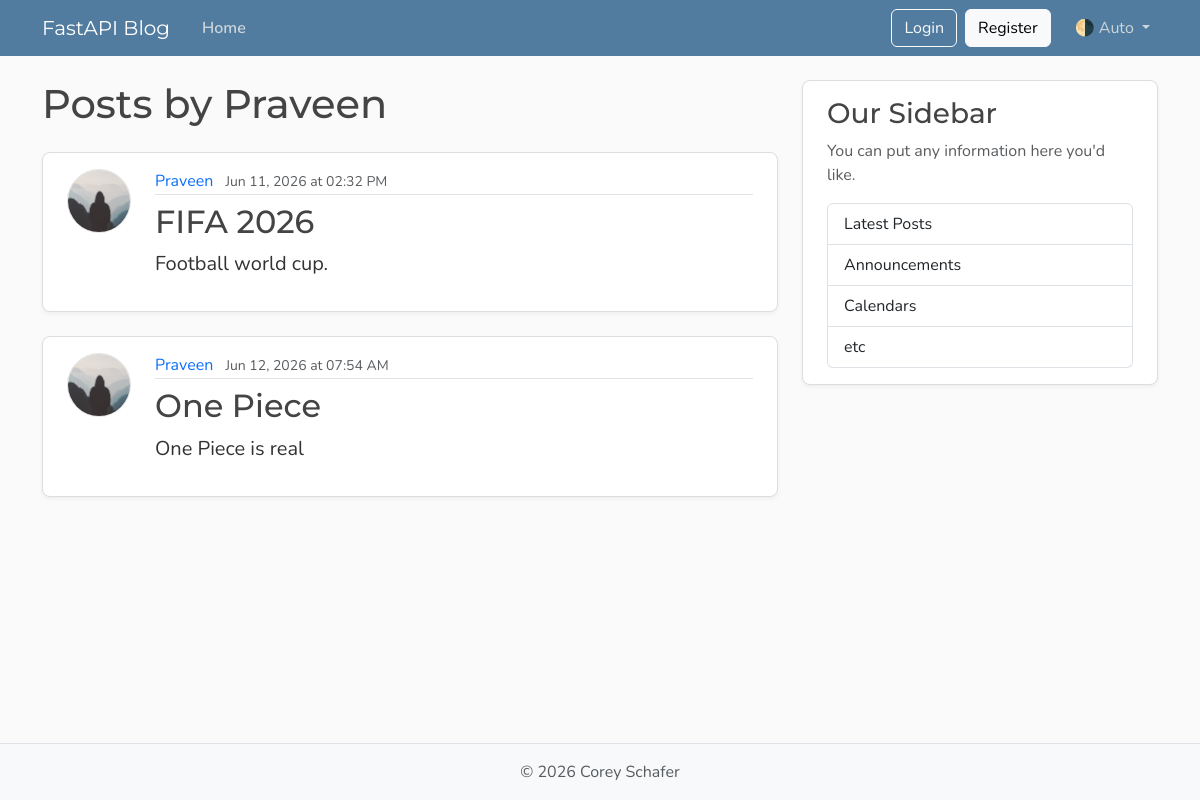
The page /users/2/posts on the database as committed earlier.
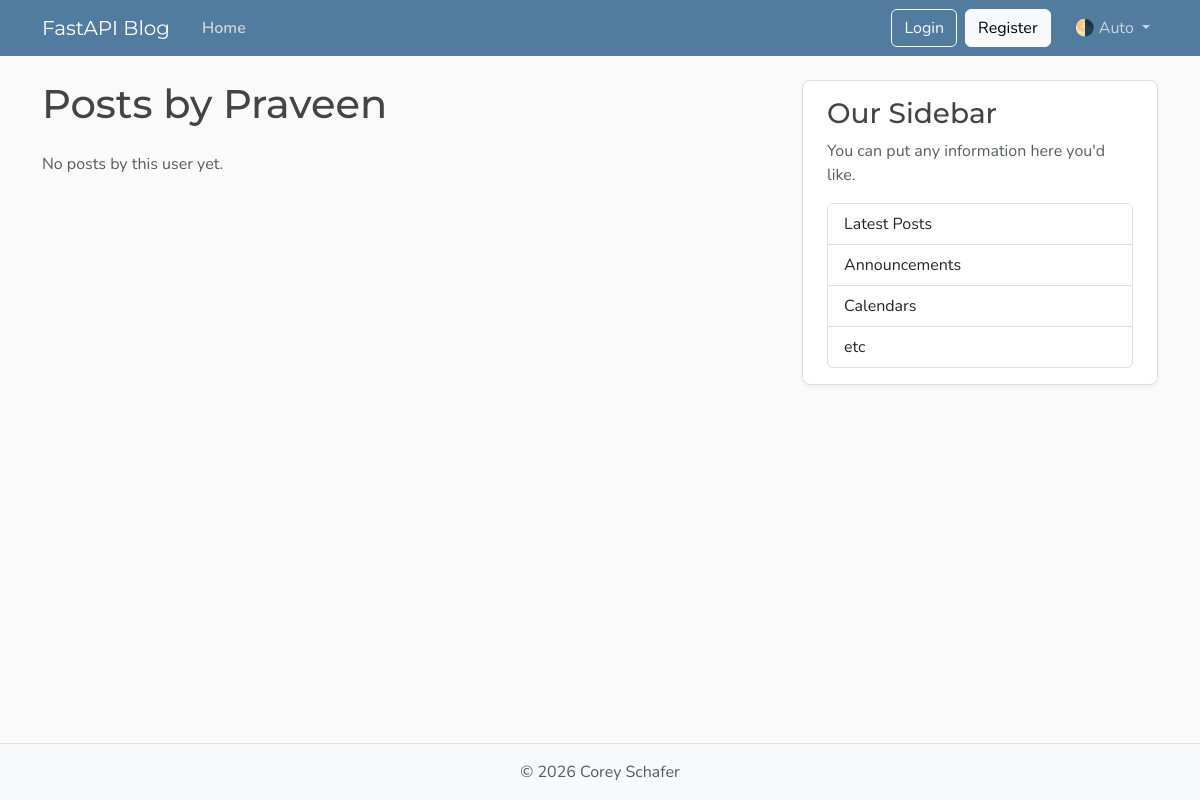
The same page on the database as committed later.
### models.py (models this page shows, shortened)
class Post(Base):
    __tablename__ = "posts"
    id: Mapped[int] = mapped_column(Integer, primary_key=True, index=True)
    title: Mapped[str] = mapped_column(String(100), nullable=False)
    content: Mapped[str] = mapped_column(Text, nullable=False)
    user_id: Mapped[int] = mapped_column(
        ForeignKey("users.id"), nullable=False, index=True
    )
    date_posted: Mapped[datetime] = mapped_column(
        DateTime(timezone=True),
        default=lambda: datetime.now(UTC)
    )
    author: Mapped[User] = relationship(back_populates="posts")

class User(Base):
    __tablename__ = "users"
    id: Mapped[int] = mapped_column(Integer, primary_key=True, index=True)
    username: Mapped[str] = mapped_column(String(50), unique=True, nullable=False)
    email: Mapped[str] = mapped_column(String(120), unique=True, nullable=False)
    password_hash: Mapped[str] = mapped_column(String(200), nullable=False)
    image_file: Mapped[str | None] = mapped_column(String(200), nullable=True, default=None)
    posts: Mapped[list[Post]] = relationship(
        back_populates="author",
        cascade="all, delete-orphan"
    )

### main.py (the view)
@app.get(
    "/users/{user_id}/posts",
    include_in_schema=False,
    name="user_posts",
)
async def user_posts_page(
    request: Request,
    user_id: int,
    db: Annotated[AsyncSession, Depends(get_db)],
):
    user = (
        await db.execute(
            select(models.User).where(
                models.User.id == user_id
            )
        )
    ).scalars().first()
    if not user:
        raise HTTPException(
            status_code=status.HTTP_404_NOT_FOUND,
            detail="User not found",
        )
    posts_db = (
        await db.execute(
            select(models.Post)
            .options(joinedload(models.Post.author))
            .where(models.Post.user_id == user_id)
        )
    ).scalars().all()
    return templates.TemplateResponse(
        request=request,
        name="user_posts.html",
        context={
            "user": user,
            "posts": posts_db,
            "title": f"{user.username}'s Posts",
        },
    )

### templates/user_posts.html
{% extends "layout.html" %}
{% block content %}
    <h1 class="mb-4">Posts by {{ user.username if user else "User" }}</h1>
    <div id="postsContainer">
        {% for post in posts %}
            <article class="content-section py-3 px-4 mb-4">
                <div class="d-flex align-items-start gap-4">
                    <img class="rounded-circle article-img flex-shrink-0"
                         src="{{ post.author.image_path if post.author.image_path else url_for('static', path='profile_pics/default.jpg') }}"
                         alt="{{ post.author.username }}'s profile picture"
                         width="64"
                         height="64"
                         loading="lazy">
                    <div class="flex-grow-1">
                        <div class="article-metadata mb-2">
                            <a class="me-2" href="/users/{{ post.author.id }}/posts">{{ post.author.username }}</a>
                            <small class="text-body-secondary">{{ post.date_posted | datetimeformat }}</small>
                        </div>
                        <h2>
                            <a class="article-title" href="/posts/{{ post.id }}">{{ post.title }}</a>
                        </h2>
                        <p class="article-content">{{ post.content }}</p>
                    </div>
                </div>
            </article>
        {% else %}
            <p class="text-body-secondary">No posts by this user yet.</p>
        {% endfor %}
    </div>
{% endblock content %}

Rows that differ between the two databases and show on the page:
removed Post: author.username "Praveen", date_posted "Jun 11, 2026 at 02:32 PM", title "FIFA 2026", content "Football world cup."
removed Post: author.username "Praveen", date_posted "Jun 12, 2026 at 07:54 AM", title "One Piece", content "One Piece is real"
Other text that changed with them:
text now shown: "No posts by this user yet."
